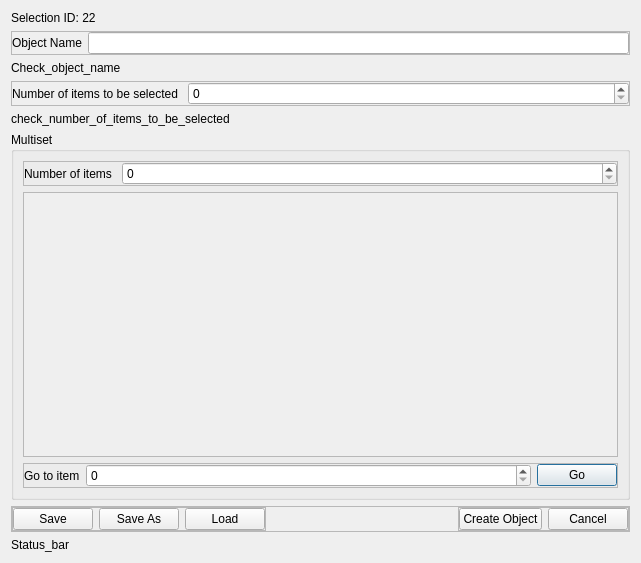
<?xml version="1.0" encoding="UTF-8"?>
<ui version="4.0">
 <class>Dialog</class>
 <widget class="QDialog" name="Dialog">
  <property name="geometry">
   <rect>
    <x>0</x>
    <y>0</y>
    <width>641</width>
    <height>563</height>
   </rect>
  </property>
  <property name="windowTitle">
   <string>Dialog</string>
  </property>
  <layout class="QVBoxLayout" name="verticalLayout">
   <item>
    <widget class="QLabel" name="label_2">
     <property name="sizePolicy">
      <sizepolicy hsizetype="Expanding" vsizetype="Fixed">
       <horstretch>0</horstretch>
       <verstretch>0</verstretch>
      </sizepolicy>
     </property>
     <property name="text">
      <string>Selection ID: 22</string>
     </property>
    </widget>
   </item>
   <item>
    <widget class="QFrame" name="frame_6">
     <property name="sizePolicy">
      <sizepolicy hsizetype="Expanding" vsizetype="Fixed">
       <horstretch>0</horstretch>
       <verstretch>0</verstretch>
      </sizepolicy>
     </property>
     <property name="locale">
      <locale language="English" country="UnitedStates"/>
     </property>
     <property name="frameShape">
      <enum>QFrame::Shape::StyledPanel</enum>
     </property>
     <property name="frameShadow">
      <enum>QFrame::Shadow::Raised</enum>
     </property>
     <layout class="QHBoxLayout" name="horizontalLayout_7">
      <property name="leftMargin">
       <number>0</number>
      </property>
      <property name="topMargin">
       <number>0</number>
      </property>
      <property name="rightMargin">
       <number>0</number>
      </property>
      <property name="bottomMargin">
       <number>0</number>
      </property>
      <item>
       <widget class="QLabel" name="label_6">
        <property name="text">
         <string>Object Name</string>
        </property>
       </widget>
      </item>
      <item>
       <widget class="QLineEdit" name="lineEdit_3"/>
      </item>
     </layout>
    </widget>
   </item>
   <item>
    <widget class="QLabel" name="label_5">
     <property name="sizePolicy">
      <sizepolicy hsizetype="Expanding" vsizetype="Fixed">
       <horstretch>0</horstretch>
       <verstretch>0</verstretch>
      </sizepolicy>
     </property>
     <property name="text">
      <string>Check_object_name</string>
     </property>
     <property name="wordWrap">
      <bool>true</bool>
     </property>
    </widget>
   </item>
   <item>
    <widget class="QFrame" name="frame_9">
     <property name="sizePolicy">
      <sizepolicy hsizetype="Expanding" vsizetype="Fixed">
       <horstretch>0</horstretch>
       <verstretch>0</verstretch>
      </sizepolicy>
     </property>
     <property name="frameShape">
      <enum>QFrame::Shape::StyledPanel</enum>
     </property>
     <property name="frameShadow">
      <enum>QFrame::Shadow::Raised</enum>
     </property>
     <layout class="QHBoxLayout" name="horizontalLayout_8">
      <property name="spacing">
       <number>10</number>
      </property>
      <property name="leftMargin">
       <number>0</number>
      </property>
      <property name="topMargin">
       <number>0</number>
      </property>
      <property name="rightMargin">
       <number>0</number>
      </property>
      <property name="bottomMargin">
       <number>0</number>
      </property>
      <item>
       <widget class="QLabel" name="label_8">
        <property name="sizePolicy">
         <sizepolicy hsizetype="Maximum" vsizetype="Preferred">
          <horstretch>0</horstretch>
          <verstretch>0</verstretch>
         </sizepolicy>
        </property>
        <property name="text">
         <string>Number of items to be selected</string>
        </property>
       </widget>
      </item>
      <item>
       <widget class="QSpinBox" name="spin_box_2"/>
      </item>
     </layout>
    </widget>
   </item>
   <item>
    <widget class="QLabel" name="label">
     <property name="sizePolicy">
      <sizepolicy hsizetype="Expanding" vsizetype="Fixed">
       <horstretch>0</horstretch>
       <verstretch>0</verstretch>
      </sizepolicy>
     </property>
     <property name="text">
      <string>check_number_of_items_to_be_selected</string>
     </property>
    </widget>
   </item>
   <item>
    <widget class="QGroupBox" name="groupBox">
     <property name="title">
      <string>Multiset</string>
     </property>
     <layout class="QVBoxLayout" name="verticalLayout_2">
      <item>
       <widget class="QFrame" name="frame_10">
        <property name="sizePolicy">
         <sizepolicy hsizetype="Expanding" vsizetype="Fixed">
          <horstretch>0</horstretch>
          <verstretch>0</verstretch>
         </sizepolicy>
        </property>
        <property name="frameShape">
         <enum>QFrame::Shape::StyledPanel</enum>
        </property>
        <property name="frameShadow">
         <enum>QFrame::Shadow::Raised</enum>
        </property>
        <layout class="QHBoxLayout" name="horizontalLayout_9">
         <property name="spacing">
          <number>10</number>
         </property>
         <property name="leftMargin">
          <number>0</number>
         </property>
         <property name="topMargin">
          <number>0</number>
         </property>
         <property name="rightMargin">
          <number>0</number>
         </property>
         <property name="bottomMargin">
          <number>0</number>
         </property>
         <item>
          <widget class="QLabel" name="label_9">
           <property name="sizePolicy">
            <sizepolicy hsizetype="Maximum" vsizetype="Preferred">
             <horstretch>0</horstretch>
             <verstretch>0</verstretch>
            </sizepolicy>
           </property>
           <property name="text">
            <string>Number of items</string>
           </property>
          </widget>
         </item>
         <item>
          <widget class="QSpinBox" name="spin_box_3"/>
         </item>
        </layout>
       </widget>
      </item>
      <item>
       <widget class="QScrollArea" name="scrollArea">
        <property name="widgetResizable">
         <bool>true</bool>
        </property>
        <widget class="QWidget" name="widget">
         <property name="geometry">
          <rect>
           <x>0</x>
           <y>0</y>
           <width>601</width>
           <height>259</height>
          </rect>
         </property>
         <layout class="QVBoxLayout" name="verticalLayout_3"/>
        </widget>
       </widget>
      </item>
      <item>
       <widget class="QFrame" name="frame_13">
        <property name="frameShape">
         <enum>QFrame::Shape::StyledPanel</enum>
        </property>
        <property name="frameShadow">
         <enum>QFrame::Shadow::Raised</enum>
        </property>
        <layout class="QHBoxLayout" name="horizontalLayout_12" stretch="0,7,0">
         <property name="leftMargin">
          <number>0</number>
         </property>
         <property name="topMargin">
          <number>0</number>
         </property>
         <property name="rightMargin">
          <number>0</number>
         </property>
         <property name="bottomMargin">
          <number>0</number>
         </property>
         <item>
          <widget class="QLabel" name="label_4">
           <property name="text">
            <string>Go to item</string>
           </property>
          </widget>
         </item>
         <item>
          <widget class="QSpinBox" name="spinBox"/>
         </item>
         <item>
          <widget class="QPushButton" name="pushButton_3">
           <property name="text">
            <string>Go</string>
           </property>
          </widget>
         </item>
        </layout>
       </widget>
      </item>
     </layout>
    </widget>
   </item>
   <item alignment="Qt::AlignmentFlag::AlignBottom">
    <widget class="QFrame" name="frame_2">
     <property name="sizePolicy">
      <sizepolicy hsizetype="Expanding" vsizetype="Fixed">
       <horstretch>0</horstretch>
       <verstretch>0</verstretch>
      </sizepolicy>
     </property>
     <property name="frameShape">
      <enum>QFrame::Shape::StyledPanel</enum>
     </property>
     <property name="frameShadow">
      <enum>QFrame::Shadow::Raised</enum>
     </property>
     <layout class="QHBoxLayout" name="horizontalLayout_2">
      <property name="leftMargin">
       <number>0</number>
      </property>
      <property name="topMargin">
       <number>0</number>
      </property>
      <property name="rightMargin">
       <number>0</number>
      </property>
      <property name="bottomMargin">
       <number>0</number>
      </property>
      <item alignment="Qt::AlignmentFlag::AlignLeft">
       <widget class="QFrame" name="frame_3">
        <property name="frameShape">
         <enum>QFrame::Shape::StyledPanel</enum>
        </property>
        <property name="frameShadow">
         <enum>QFrame::Shadow::Raised</enum>
        </property>
        <layout class="QHBoxLayout" name="horizontalLayout_3">
         <property name="leftMargin">
          <number>0</number>
         </property>
         <property name="topMargin">
          <number>0</number>
         </property>
         <property name="rightMargin">
          <number>0</number>
         </property>
         <property name="bottomMargin">
          <number>0</number>
         </property>
         <item>
          <widget class="QPushButton" name="pushButton_4">
           <property name="text">
            <string>Save</string>
           </property>
          </widget>
         </item>
         <item>
          <widget class="QPushButton" name="pushButton_5">
           <property name="text">
            <string>Save As</string>
           </property>
          </widget>
         </item>
         <item>
          <widget class="QPushButton" name="pushButton_6">
           <property name="text">
            <string>Load</string>
           </property>
          </widget>
         </item>
        </layout>
       </widget>
      </item>
      <item alignment="Qt::AlignmentFlag::AlignRight">
       <widget class="QFrame" name="frame_4">
        <property name="frameShape">
         <enum>QFrame::Shape::StyledPanel</enum>
        </property>
        <property name="frameShadow">
         <enum>QFrame::Shadow::Raised</enum>
        </property>
        <layout class="QHBoxLayout" name="horizontalLayout_4" stretch="1,1">
         <property name="leftMargin">
          <number>0</number>
         </property>
         <property name="topMargin">
          <number>0</number>
         </property>
         <property name="rightMargin">
          <number>0</number>
         </property>
         <property name="bottomMargin">
          <number>0</number>
         </property>
         <item>
          <widget class="QPushButton" name="pushButton">
           <property name="text">
            <string>Create Object</string>
           </property>
          </widget>
         </item>
         <item>
          <widget class="QPushButton" name="pushButton_2">
           <property name="text">
            <string>Cancel</string>
           </property>
          </widget>
         </item>
        </layout>
       </widget>
      </item>
     </layout>
    </widget>
   </item>
   <item alignment="Qt::AlignmentFlag::AlignBottom">
    <widget class="QLabel" name="label_3">
     <property name="sizePolicy">
      <sizepolicy hsizetype="Expanding" vsizetype="Fixed">
       <horstretch>0</horstretch>
       <verstretch>0</verstretch>
      </sizepolicy>
     </property>
     <property name="text">
      <string>Status_bar</string>
     </property>
    </widget>
   </item>
  </layout>
 </widget>
 <resources/>
 <connections/>
</ui>
